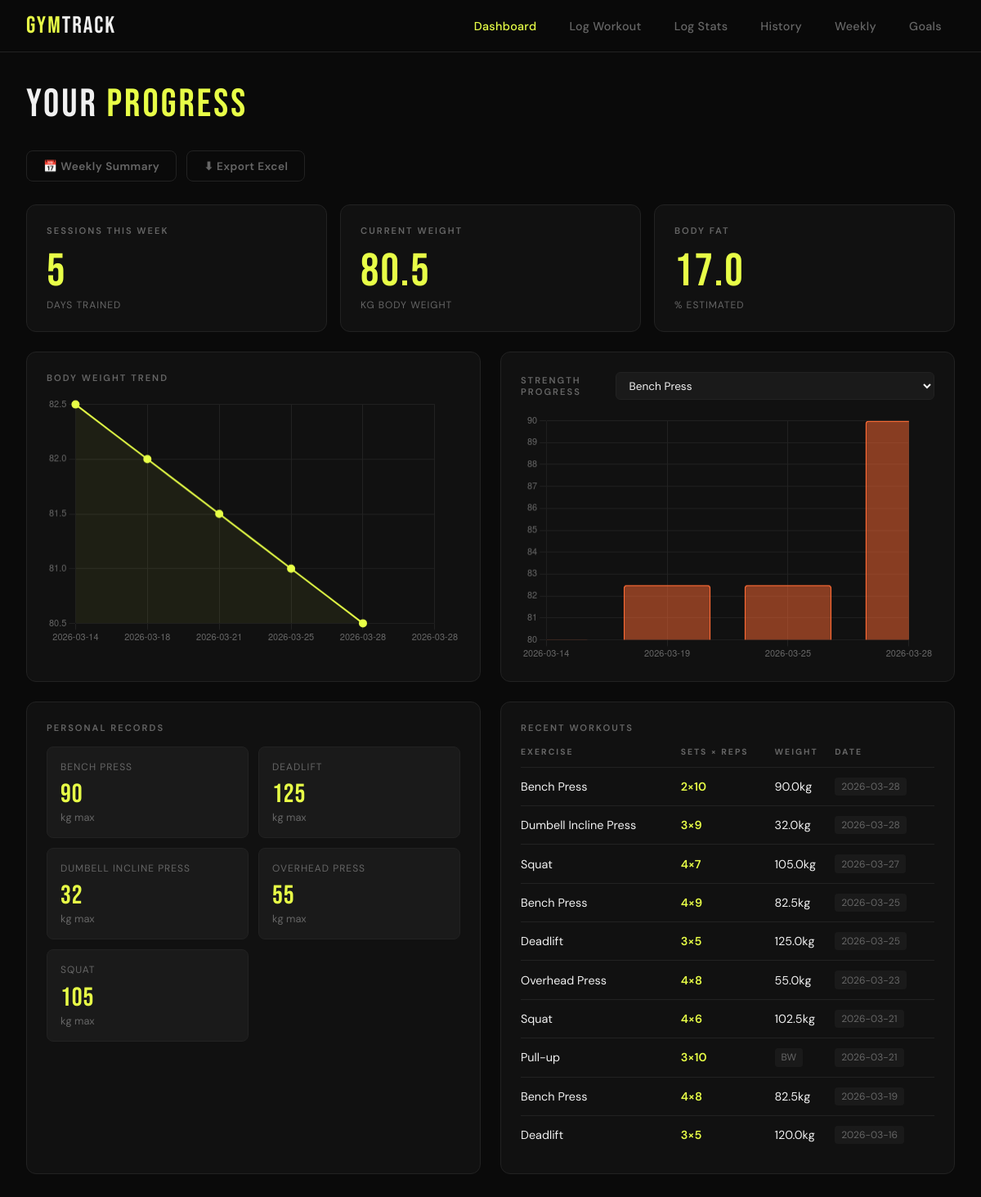
The page / on the database its author committed.
### tables this page shows
CREATE TABLE body_stats (
            id INTEGER PRIMARY KEY AUTOINCREMENT,
            date TEXT NOT NULL,
            weight_kg REAL,
            body_fat_pct REAL,
            notes TEXT,
            created_at TEXT DEFAULT CURRENT_TIMESTAMP
        );

CREATE TABLE workouts (
            id INTEGER PRIMARY KEY AUTOINCREMENT,
            date TEXT NOT NULL,
            exercise TEXT NOT NULL,
            sets INTEGER,
            reps INTEGER,
            weight_kg REAL,
            notes TEXT,
            created_at TEXT DEFAULT CURRENT_TIMESTAMP
        );

### app.py (the view)
@app.route("/")
def dashboard():
    conn = get_db()
    recent_workouts = conn.execute(
        "SELECT * FROM workouts ORDER BY date DESC, id DESC LIMIT 10"
    ).fetchall()
    latest_stats = conn.execute(
        "SELECT * FROM body_stats ORDER BY date DESC LIMIT 1"
    ).fetchone()
    weight_trend = conn.execute(
        "SELECT date, weight_kg FROM body_stats ORDER BY date ASC"
    ).fetchall()
    prs = conn.execute("""
        SELECT exercise, MAX(weight_kg) as max_weight, MAX(reps) as max_reps
        FROM workouts
        WHERE weight_kg > 0
        GROUP BY exercise
        ORDER BY exercise
    """).fetchall()
    week_ago = (datetime.now() - timedelta(days=7)).strftime("%Y-%m-%d")
    workouts_this_week = conn.execute(
        "SELECT COUNT(DISTINCT date) FROM workouts WHERE date >= ?", (week_ago,)
    ).fetchone()[0]
    exercise_freq = conn.execute("""
        SELECT exercise, COUNT(*) as count
        FROM workouts
        GROUP BY exercise
        ORDER BY count DESC
        LIMIT 5
    """).fetchall()
    conn.close()
    return render_template("dashboard.html",
        recent_workouts=recent_workouts,
        latest_stats=latest_stats,
        weight_trend=weight_trend,
        prs=prs,
        workouts_this_week=workouts_this_week,
        exercise_freq=exercise_freq
    )

### app.py (called while the page is built)
def get_db():
    conn = sqlite3.connect(DB_PATH)
    conn.row_factory = sqlite3.Row
    return conn

### templates/dashboard.html (shortened to what this page needs)
{% extends "base.html" %}
{% block content %}
<div class="page-title">YOUR <span>PROGRESS</span></div>
<div style="display:flex; gap: 0.75rem; margin-bottom: 1.75rem;">
    <a href="{{ url_for('weekly') }}" class="btn btn-ghost" style="font-size:0.85rem; padding: 0.6rem 1.25rem;">📅 Weekly Summary</a>
    <a href="{{ url_for('export_excel') }}" class="btn btn-ghost" style="font-size:0.85rem; padding: 0.6rem 1.25rem;">⬇ Export Excel</a>
</div>
<div class="grid-3">
    <div class="card">
        <div class="card-title">Sessions This Week</div>
        <div class="stat-big">{{ workouts_this_week }}</div>
        <div class="stat-label">days trained</div>
    </div>
    <div class="card">
        <div class="card-title">Current Weight</div>
        <div class="stat-big">{{ "%.1f"|format(latest_stats.weight_kg) if latest_stats else "—" }}</div>
        <div class="stat-label">kg body weight</div>
    </div>
    <div class="card">
        <div class="card-title">Body Fat</div>
        <div class="stat-big">{{ "%.1f"|format(latest_stats.body_fat_pct) if latest_stats and latest_stats.body_fat_pct else "—" }}</div>
        <div class="stat-label">% estimated</div>
    </div>
</div>
<div class="grid-2">
    <div class="card">
        <div class="card-header">
            <div class="card-title">Body Weight Trend</div>
        </div>
        <canvas id="weightChart" height="180"></canvas>
    </div>
    <div class="card">
        <div class="card-header">
            <div class="card-title">Strength Progress</div>
            <select class="chart-select" id="exerciseSelect" onchange="loadStrengthChart()"></select>
        </div>
        <canvas id="strengthChart" height="180"></canvas>
    </div>
</div>
<div class="grid-2">
    <div class="card">
        <div class="card-title">Personal Records</div>
        <div class="pr-grid">
            {% for pr in prs %}
            <div class="pr-item">
                <div class="ex-name">{{ pr.exercise }}</div>
                <div class="ex-weight">{{ pr.max_weight|int if pr.max_weight == pr.max_weight|int else "%.1f"|format(pr.max_weight) }}</div>
                <div class="ex-unit">kg max</div>
            </div>
            {% endfor %}
        </div>
    </div>
    <div class="card">
        <div class="card-title">Recent Workouts</div>
        <table>
            <thead>
                <tr>
                    <th>Exercise</th>
                    <th>Sets × Reps</th>
                    <th>Weight</th>
                    <th>Date</th>
                </tr>
            </thead>
            <tbody>
                {% for w in recent_workouts %}
                <tr>
                    <td>{{ w.exercise }}</td>
                    <td class="accent">{{ w.sets }}×{{ w.reps }}</td>
                    <td>{% if w.weight_kg %}{{ w.weight_kg }}kg{% else %}<span class="badge">BW</span>{% endif %}</td>
                    <td><span class="badge">{{ w.date }}</span></td>
                </tr>
                {% endfor %}
            </tbody>
        </table>
    </div>
</div>
<script>
const ACCENT = '#e8ff47';
const ACCENT2 = '#ff6b35';
const GRID = '#222222';
const MUTED = '#444444';
const chartDefaults = {
    responsive: true,
    plugins: { legend: { display: false } },
    scales: {
        x: { grid: { color: GRID }, ticks: { color: '#666', font: { size: 11 } } },
        y: { grid: { color: GRID }, ticks: { color: '#666', font: { size: 11 } } }
    }
};
let strengthChart = null;
async function loadCharts() {
    const res = await fetch('/api/chart-data');
    const data = await res.json();
    // Populate exercise select
    const sel = document.getElementById('exerciseSelect');
    data.exercises.forEach(ex => {
        const opt = document.createElement('option');
        opt.value = ex; opt.textContent = ex;
        sel.appendChild(opt);
    });
    // Weight chart
    const wCtx = document.getElementById('weightChart').getContext('2d');
    new Chart(wCtx, {
        type: 'line',
        data: {
            labels: data.weight.labels,
            datasets: [{
                data: data.weight.values,
                borderColor: ACCENT,
                backgroundColor: 'rgba(232,255,71,0.06)',
                fill: true,
                tension: 0.4,
                pointBackgroundColor: ACCENT,
                pointRadius: 4,
                borderWidth: 2
            }]
        },
        options: chartDefaults
    });
    // Strength chart (first exercise)
    drawStrengthChart(data.strength.labels, data.strength.values);
}
function drawStrengthChart(labels, values) {
    const ctx = document.getElementById('strengthChart').getContext('2d');
    if (strengthChart) strengthChart.destroy();
    strengthChart = new Chart(ctx, {
        type: 'bar',
        data: {
            labels,
            datasets: [{
                data: values,
                backgroundColor: 'rgba(255,107,53,0.5)',
                borderColor: ACCENT2,
                borderWidth: 1.5,
                borderRadius: 4
            }]
        },
        options: chartDefaults
    });
}
async function loadStrengthChart() {
    const ex = document.getElementById('exerciseSelect').value;
    const res = await fetch(`/api/chart-data?exercise=${encodeURIComponent(ex)}`);
    const data = await res.json();
    drawStrengthChart(data.strength.labels, data.strength.values);
}
loadCharts();
</script>
{% endblock %}

### templates/base.html (shortened to what this page needs)
<!DOCTYPE html>
<html lang="en">
<head>
</head>
<body>
    <nav>
        <div class="logo">Gym<span>Track</span></div>
        <ul>
            <li><a href="{{ url_for('dashboard') }}" {% if request.endpoint == 'dashboard' %}class="active"{% endif %}>Dashboard</a></li>
            <li><a href="{{ url_for('log_workout') }}" {% if request.endpoint == 'log_workout' %}class="active"{% endif %}>Log Workout</a></li>
            <li><a href="{{ url_for('log_stats') }}" {% if request.endpoint == 'log_stats' %}class="active"{% endif %}>Log Stats</a></li>
            <li><a href="{{ url_for('history') }}" {% if request.endpoint == 'history' %}class="active"{% endif %}>History</a></li>
            <li><a href="{{ url_for('weekly') }}" {% if request.endpoint == 'weekly' %}class="active"{% endif %}>Weekly</a></li>
            <li><a href="{{ url_for('goals') }}" {% if request.endpoint == 'goals' %}class="active"{% endif %}>Goals</a></li>
        </ul>
    </nav>
    <main class="main">
        {% block content %}{% endblock %}
    </main>
</body>
</html>

### templates/base.html (style rules this page uses)
:root { --bg: #0a0a0a; --surface: #111111; --surface2: #1a1a1a; --border: #222222; --accent: #e8ff47; --accent2: #ff6b35; --text: #f0f0f0; --muted: #666666; --success: #4ade80; }
* { margin: 0; padding: 0; box-sizing: border-box; }
body { background: var(--bg); color: var(--text); font-family: 'DM Sans', sans-serif; font-weight: 400; min-height: 100vh; }
nav { display: flex; align-items: center; justify-content: space-between; padding: 0 2rem; height: 64px; border-bottom: 1px solid var(--border); position: sticky; top: 0; background: rgba(10,10,10,0.95); backdrop-filter: blur(10px); z-index: 100; }
.logo { font-family: 'Bebas Neue', sans-serif; font-size: 1.8rem; letter-spacing: 2px; color: var(--accent); }
.logo span { color: var(--text); }
nav ul { display: flex; gap: 0.5rem; list-style: none; }
nav a { color: var(--muted); text-decoration: none; padding: 0.5rem 1rem; border-radius: 6px; font-size: 0.9rem; font-weight: 500; transition: all 0.15s; letter-spacing: 0.3px; }
nav a.active { color: var(--accent); }
.main { padding: 2.5rem 2rem; max-width: 1200px; margin: 0 auto; }
.page-title { font-family: 'Bebas Neue', sans-serif; font-size: 3rem; letter-spacing: 3px; margin-bottom: 2rem; line-height: 1; }
.page-title span { color: var(--accent); }
.card { background: var(--surface); border: 1px solid var(--border); border-radius: 12px; padding: 1.5rem; }
.card-title { font-size: 0.7rem; font-weight: 600; letter-spacing: 2px; text-transform: uppercase; color: var(--muted); margin-bottom: 1rem; }
.grid-3 { display: grid; grid-template-columns: repeat(3, 1fr); gap: 1rem; margin-bottom: 1.5rem; }
.grid-2 { display: grid; grid-template-columns: repeat(2, 1fr); gap: 1.5rem; margin-bottom: 1.5rem; }
.stat-big { font-family: 'Bebas Neue', sans-serif; font-size: 3.5rem; letter-spacing: 2px; line-height: 1; color: var(--accent); }
.stat-label { font-size: 0.75rem; color: var(--muted); margin-top: 0.25rem; letter-spacing: 1px; text-transform: uppercase; }
table { width: 100%; border-collapse: collapse; }
th { text-align: left; font-size: 0.65rem; letter-spacing: 2px; text-transform: uppercase; color: var(--muted); padding: 0 0 0.75rem 0; border-bottom: 1px solid var(--border); }
td { padding: 0.75rem 0; font-size: 0.9rem; border-bottom: 1px solid var(--border); color: var(--text); }
tr:last-child td { border-bottom: none; }
td.accent { color: var(--accent); font-weight: 600; }
.badge { display: inline-block; padding: 0.2rem 0.5rem; background: var(--surface2); border-radius: 4px; font-size: 0.75rem; color: var(--muted); }
input, textarea, select { width: 100%; background: var(--surface2); border: 1px solid var(--border); border-radius: 8px; color: var(--text); padding: 0.75rem 1rem; font-size: 0.95rem; font-family: 'DM Sans', sans-serif; transition: border-color 0.15s; outline: none; }
.btn { display: inline-block; padding: 0.85rem 2rem; background: var(--accent); color: #000; border: none; border-radius: 8px; font-family: 'DM Sans', sans-serif; font-weight: 600; font-size: 0.9rem; cursor: pointer; letter-spacing: 0.5px; transition: all 0.15s; text-decoration: none; }
.btn-ghost { background: transparent; color: var(--muted); border: 1px solid var(--border); }
.pr-grid { display: grid; grid-template-columns: repeat(auto-fill, minmax(180px, 1fr)); gap: 0.75rem; }
.pr-item { background: var(--surface2); border: 1px solid var(--border); border-radius: 8px; padding: 1rem; }
.pr-item .ex-name { font-size: 0.75rem; color: var(--muted); text-transform: uppercase; letter-spacing: 1px; margin-bottom: 0.4rem; }
.pr-item .ex-weight { font-family: 'Bebas Neue', sans-serif; font-size: 2rem; color: var(--accent); letter-spacing: 1px; }
.pr-item .ex-unit { font-size: 0.8rem; color: var(--muted); }
.chart-select { background: var(--surface2); border: 1px solid var(--border); color: var(--text); padding: 0.4rem 0.75rem; border-radius: 6px; font-size: 0.85rem; font-family: 'DM Sans', sans-serif; margin-left: auto; }
.card-header { display: flex; align-items: center; margin-bottom: 1rem; }
.card-header .card-title { margin-bottom: 0; }

### rows shown on the page
body_stats: weight_kg "80.5", body_fat_pct "17.0"
workouts: exercise "Bench Press", sets "2", reps "10", weight_kg "90.0", date "2026-03-28"
workouts: exercise "Dumbell Incline Press", sets "3", reps "9", weight_kg "32.0", date "2026-03-28"
workouts: exercise "Squat", sets "4", reps "7", weight_kg "105.0", date "2026-03-27"
workouts: exercise "Bench Press", sets "4", reps "9", weight_kg "82.5", date "2026-03-25"
workouts: exercise "Deadlift", sets "3", reps "5", weight_kg "125.0", date "2026-03-25"
workouts: exercise "Overhead Press", sets "4", reps "8", weight_kg "55.0", date "2026-03-23"
workouts: exercise "Squat", sets "4", reps "6", weight_kg "102.5", date "2026-03-21"
workouts: exercise "Pull-up", sets "3", reps "10", weight_kg "BW", date "2026-03-21"
workouts: exercise "Bench Press", sets "4", reps "8", weight_kg "82.5", date "2026-03-19"
workouts: exercise "Deadlift", sets "3", reps "5", weight_kg "120.0", date "2026-03-16"

### other values the page prints
{{ workouts_this_week }} "5"
{{ pr.exercise }} "BENCH PRESS" "DEADLIFT" "DUMBELL INCLINE PRESS" "OVERHEAD PRESS" "SQUAT"
